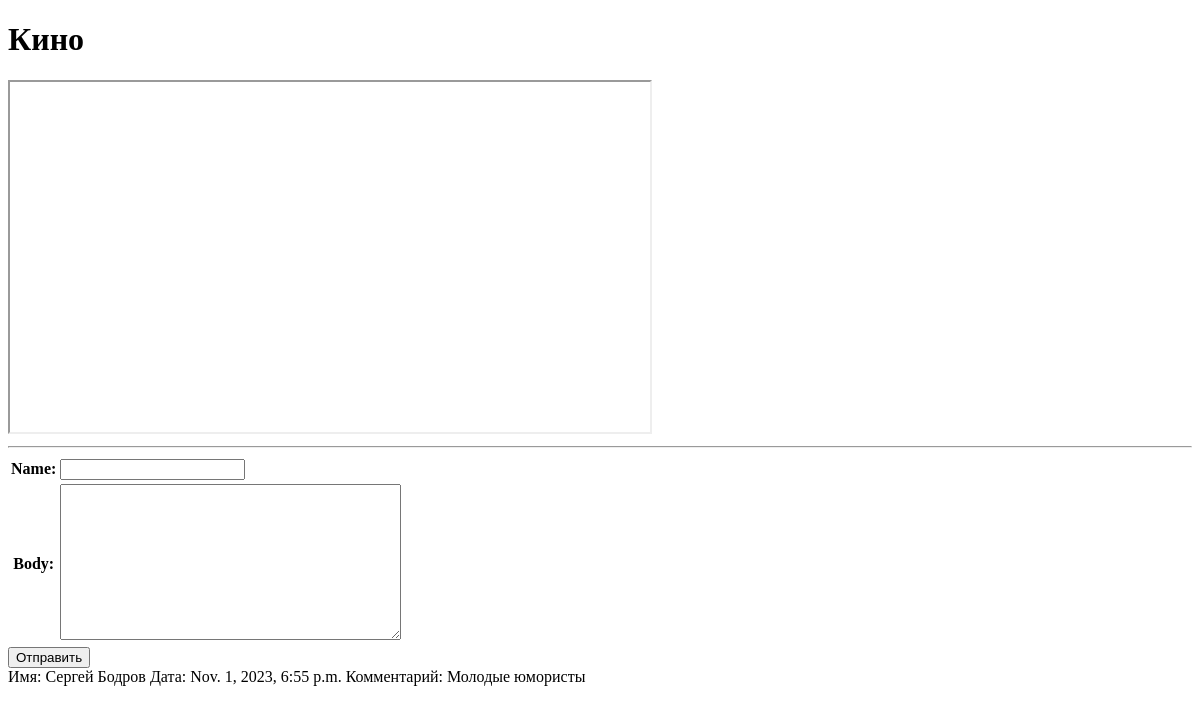
Page /film/2/ on the earlier database version.
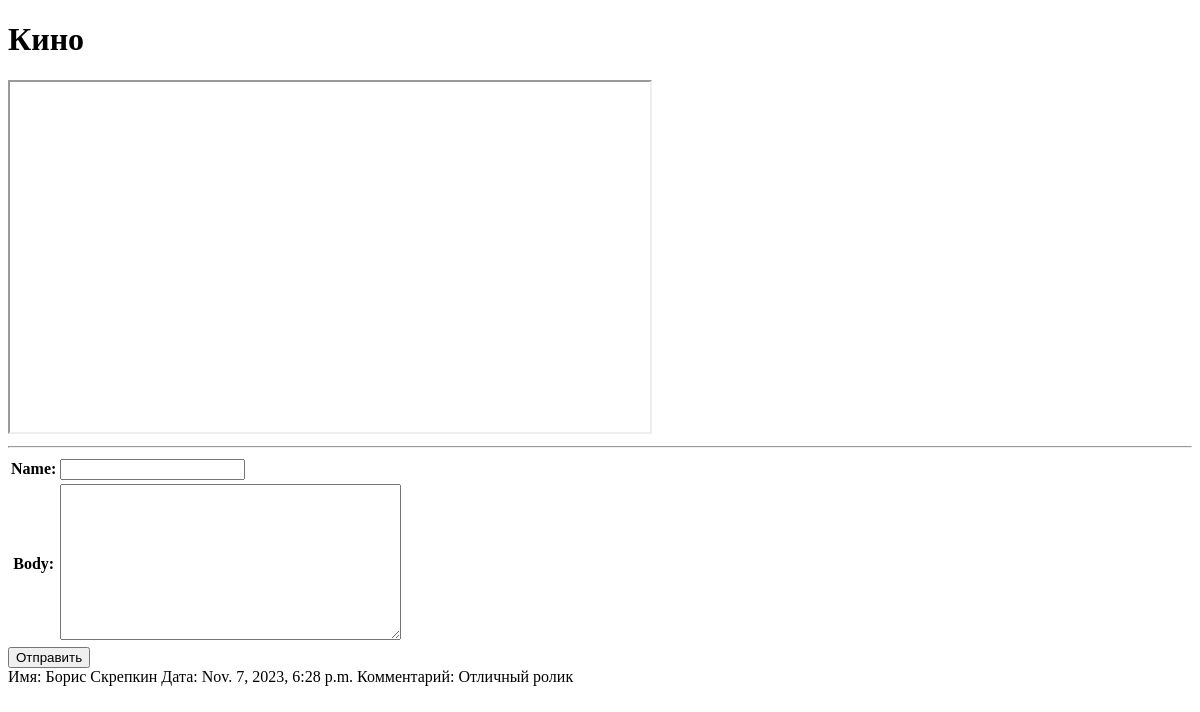
Same page on the later database version.
### comments/models.py (models this page shows)
class Kino(models.Model):
    title = models.CharField(max_length=40)
    link = models.URLField()

class Comment(models.Model):
    name = models.CharField(max_length=20)
    body = models.TextField()
    timedata = models.DateTimeField(auto_now=True)
    active = models.BooleanField(default=False)
    like = models.IntegerField(default=0)
    kino = models.ForeignKey(Kino, on_delete=models.SET_NULL, null=True,blank=True)

### comments/views.py (the view, shortened to what this page needs)
# urls.py: path('film/<int:id>/', views.film, name='film'),
def film(req, id):
    film = Kino.objects.get(id=id)
    forma = CommentForm()
    commentsall = film.comment_set.filter(active=True)
    data = {'forma': forma, 'commentsall': commentsall, 'kino': film}
    return render(req, 'film.html', context=data)

### comments/forms.py (shortened to what this page needs)
class CommentForm(forms.ModelForm):
    class Meta:
        model = Comment
        fields = ['name', 'body']

### templates/film.html (shortened to what this page needs)
<!DOCTYPE html>
<html lang="en">
<head>
</head>
<body>
<h1>Кино</h1>
<iframe src="{{ kino.link }}" width="640" height="350"></iframe>
<hr>
<form action="" method="post">
    <table>
        {{ forma }}
    </table>
    <input type="submit" value="Отправить">
</form>
{% for one in commentsall %}
    <div>
        Имя: {{ one.name }}
        Дата: {{ one.timedata }}
        Комментарий: {{ one.body }}
    </div>
{% endfor %}
</body>
</html>

Differences in the rows shown:
removed Comment: name "Сергей Бодров", timedata "Nov. 1, 2023, 6:55 p.m.", body "Молодые юмористы"
added Comment: name "Борис Скрепкин", timedata "Nov. 7, 2023, 6:28 p.m.", body "Отличный ролик"
